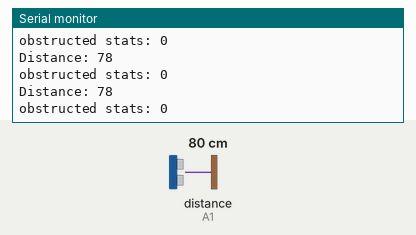
This sketch was run on a simulated Arduino Uno, built with avr-gcc and run on an emulated ATmega328P. On the bench: the last lines printed to the serial monitor. Wiring (inferred from the names in the program): ultrasonic range finder: trigger pin 7; echo A1. Inputs (shaded band) come from the test bench; at power-on: distance to the obstacle (sensor on A1) 80 cm. The echo pulse lasts 58.3 µs per cm.

Above: at 1.8 s.
1.9 s: distance to the obstacle (sensor on A1) set to 2 cm
At 2.31 s:
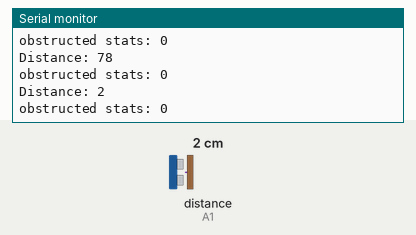
3.4 s: distance to the obstacle (sensor on A1) set to 4 cm
At 3.81 s:
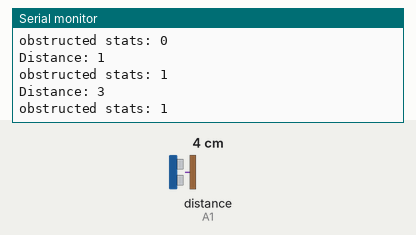
Timing chart, 0 to 6.4 s (numbered marks = the images above; inputs shaded):
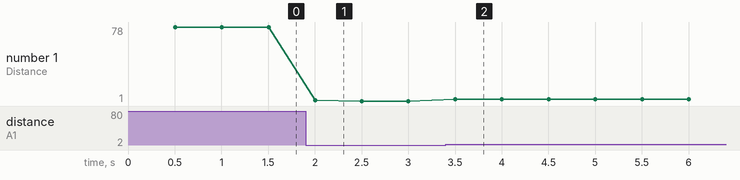

The sketch:

Ultrasonic_test.ino
```cpp
// # define TEST_PIN A0
// # define ULTRA_ECHO_PIN A0
// # define ULTRA_TRIG_PIN A1

# define ULTRA_ECHO_PIN A1
# define ULTRA_TRIG_PIN 7

#define ULTRA_THRESHOLD 20

unsigned long previousUltraMillis = 0;
const long ULTRA_POLLING_INTERVAL = 500;
bool obstructedStatus = false; //true if obstruction sensed
int ultraHistory[] = {0,0,0};
int ultraHistPtr = 0;

void setup() {
  // put your setup code here, to run once:
  // pinMode(TEST_PIN, INPUT);
  pinMode(ULTRA_TRIG_PIN, OUTPUT); // Sets the trigPin as an Output
  pinMode(ULTRA_ECHO_PIN, INPUT); // Sets the echoPin as an Input

  Serial.begin(9600);
}


void loop() {
  // put your main code here, to run repeatedly:


  pollUltrasonic();


}

//checks if its been ULTRA_POLLING_INTERVAL (.5sec) since last poll. if so, checks ultrasonic dist and updates obstructed status
void pollUltrasonic() {
  unsigned long currentMillis = millis();
  if (currentMillis - previousUltraMillis >= ULTRA_POLLING_INTERVAL) {
    previousUltraMillis = currentMillis;
      // Clears the trigPin
    digitalWrite(ULTRA_TRIG_PIN, LOW);
    delayMicroseconds(2);
    // Sets the trigPin on HIGH state for 10 micro seconds
    digitalWrite(ULTRA_TRIG_PIN, HIGH);
    delayMicroseconds(10);
    digitalWrite(ULTRA_TRIG_PIN, LOW);
    // Reads the echoPin, returns the sound wave travel time in microseconds
    float duration = pulseIn(ULTRA_ECHO_PIN, HIGH);
    // Calculating the distance
    int distance = duration * 0.034 / 2;

    Serial.print("Distance: ");
    Serial.println(distance);
    //update history array to replace oldest value using the ptr
    ultraHistory[ultraHistPtr] = distance;
    ultraHistPtr = (ultraHistPtr + 1) % 3;

    updateObstructedStatus();
    Serial.print("obstructed stats: ");
    Serial.println(obstructedStatus);
  }
}


//If the ultrasonic sensor has been obstructed or unobstructed for three consecutive polls, update the status accordingly
void updateObstructedStatus() {
  if (ultraHistory[0] < ULTRA_THRESHOLD & ultraHistory[0] < ULTRA_THRESHOLD & ultraHistory[2] < ULTRA_THRESHOLD) {
    obstructedStatus = true;
  }
  else {
    if (ultraHistory[0] > ULTRA_THRESHOLD & ultraHistory[0] > ULTRA_THRESHOLD & ultraHistory[2] > ULTRA_THRESHOLD) {
      obstructedStatus = false;
    }
  }
}
```

Measured:
- after the input at 1.9 s, the serial monitor: prints a new line after 0.10 s (image 1)
- after the input at 3.4 s, the serial monitor: prints a new line after 0.10 s (image 2)
- plotted number 1: 78 → 1 after the input at 1.9 s, 1 → 3 after the input at 3.4 s
